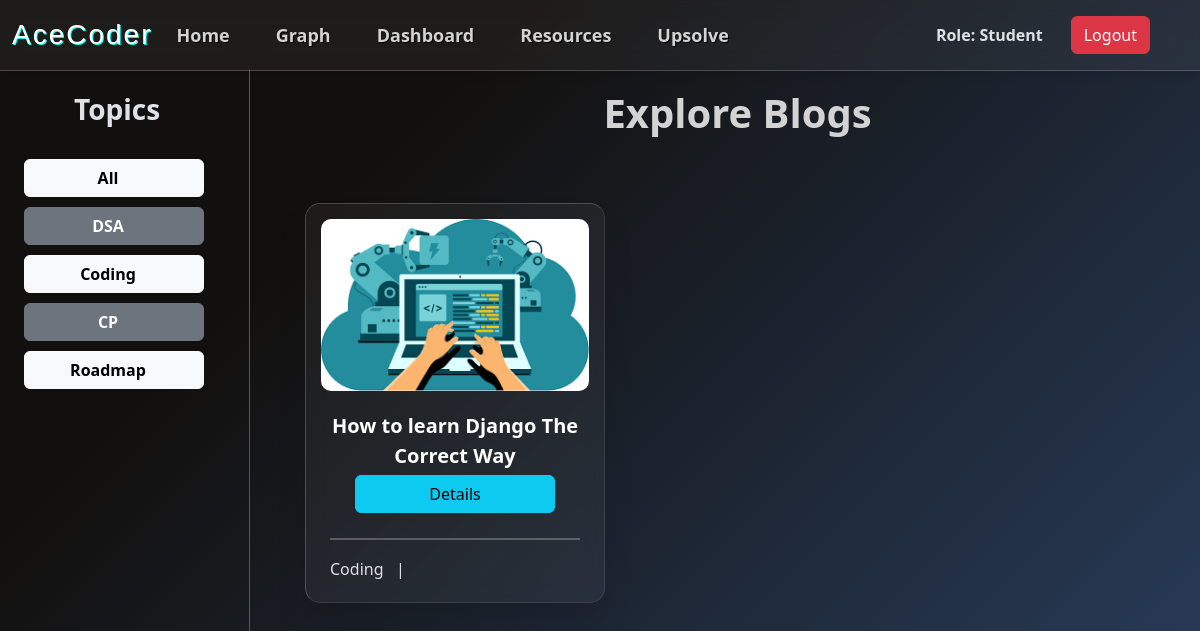
/blogs/ (signed in), run on the app's committed database.
### blogs/models.py (models this page shows, shortened)
class BlogTag(models.Model):
    tag = models.CharField(max_length=50, unique=True)
    def __str__(self):
        return self.tag

class Blog(models.Model):
    title = models.CharField(max_length=200)
    author = models.ForeignKey(User, on_delete=models.CASCADE)
    blog_tag = models.ManyToManyField(BlogTag)
    banner = models.ImageField(upload_to = 'blogs_banner/', blank = True, null = True)
    description = models.TextField()
    created_on = models.DateField(auto_now=True)
    adited_on = models.DateField(auto_now=True)

### blogs/views.py (the view)
# urls.py: path("", views.all_blogs, name="all_blogs"),
def all_blogs(request):
    all_tags = BlogTag.objects.all()
    blogs = Blog.objects.all()
    context = {
        'all_tags': all_tags,
        'blogs': blogs,
    }
    return render(request, "all_blogs.html", context)

### AceCoder/context_processors.py (called while the page is built)
def add_is_admin(request):
    is_admin = False
    is_faculty = False
    if request.user.is_authenticated:
        is_admin = request.user.groups.filter(name='admin').exists()
        is_faculty = request.user.groups.filter(name='Faculty').exists()
    return {'is_admin': is_admin, 'is_faculty': is_faculty}

### blogs/templates/all_blogs.html (shortened to what this page needs)
{% extends "resources_base.html" %}
{% load static %}
{% block left_sidebar %}
    <div class="left-sidebar-container d-none d-lg-block">
        <h3 style='font-weight: bold; padding-left: 50px'> Topics </h3> <br>
        <ul class='right-bar'>
            <a href="{% url "all_blogs" %}"><li><button class="btn btn-light" style="width: 180px;padding-left: 0px">All</button></li></a>
            {% for tag in all_tags %}
            <a href="{% url "tag_page" tag %}">
                <li>
                    <button {% if forloop.counter|divisibleby:2 %} class="btn btn-light" {% else %} class="btn btn-secondary" {% endif %} style="width: 180px;padding-left: 0px">
                        {{ tag.tag }}
                    </button>
                </li>
            </a>
            {% endfor %}
        </ul>
    </div>
{% endblock %}
{% block content %}
    <div class="resource_home_main_content">
        {% if blogs %}
            <h1 style="text-align: center;font-weight: bold; color: lightgrey"> Explore Blogs </h1>
        {% endif %} <br> <br>
        <div class="container row gap-3">
            {% if blogs %}
                {% for blog in blogs|slice:":4" %}
                <div class="glassBox">
                    <div class="glassBox__imgBox">
                        <img src="{{ blog.banner.url }}" alt="...">
                    </div>
                    <div class="glassBox__title">
                        {{ blog.title }}
                    </div>
                    <a href="{% url "blog_detail" blog.id %}"><button class="btn btn-info" style="width: 200px"> Details </button></a>
                    <div class="card-footer">
                        <hr style="width: 250px">
                        <div class="row">
                            {% for tag in blog.blog_tag.all %}
                            <div class="col-auto">
                                <h6>{{tag.tag}} &nbsp |</h6>
                            </div>
                            {% endfor %}
                        </div>
                    </div>
                </div>
                {% endfor %}
            {% endif %}
            </div>
        </div>
{% endblock %}

### static/style.css (style rules this page uses)
.left-sidebar-container { position: fixed; left: 0; top: 69px; bottom: 0; width: 250px; border-right: 1px solid rgb(88, 88, 88); padding: 2%; z-index: 1; overflow: auto; overflow-y: scroll; }
.resource_home_main_content { margin-left: 275px; }
.glassBox hr { border: 1px solid rgba(255, 255, 255); margin: 20px 0; }
.glassBox__title { text-align: center; margin-top: 15px; color: #FFF; font-size: 20px; font-weight: bold; }

### data on the page
BlogTag: tag "DSA"
BlogTag: tag "Coding"
BlogTag: tag "CP"
BlogTag: tag "Roadmap"
Blog: banner (picture), title "How to learn Django The Correct Way"
